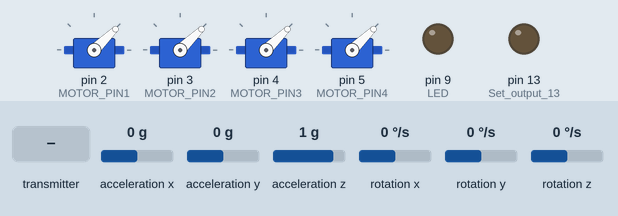
Recording of a sketch running on a simulated Arduino Uno, built with avr-gcc and run on an emulated ATmega328P. Parts: 4 × servo, output pins drawn as LEDs (lit = HIGH). Wiring (inferred from the names in the program): MPU-6050 motion sensor at I2C address 0x68. Inputs (shaded band) come from the test bench; at power-on: rotation x 0 °/s, rotation y 0 °/s, rotation z 0 °/s, acceleration z 1 g, acceleration x 0 g, acceleration y 0 g. No radio packets arrive unless stated; what the sketch prints to the serial monitor is not drawn.

Above: at 13.7 s.
13.8 s: the transmitter starts sending throttle = 256
At 14.8 s:
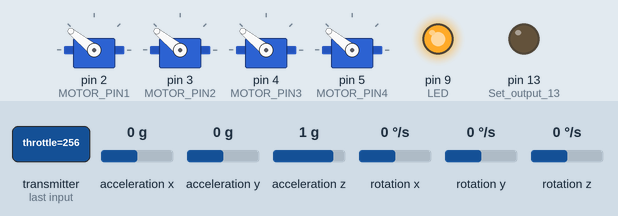
15.3 s: rotation x set to -192 °/s
At 17.6 s:
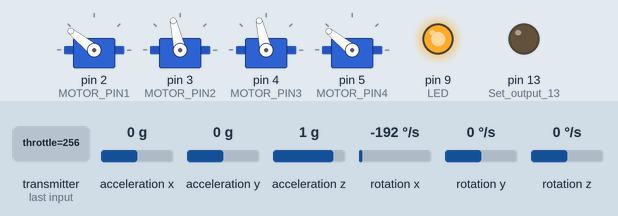
17.9 s: rotation y set to -100 °/s
At 20.7 s:
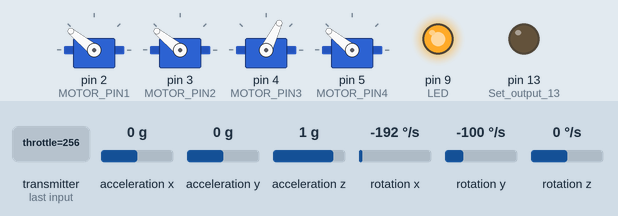
20.9 s: rotation z set to -192 °/s
At 23.8 s:
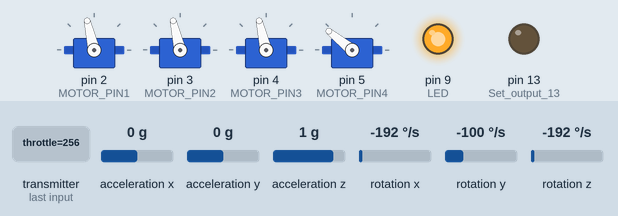
23.9 s: acceleration z set to -0.1 g
26.9 s: rotation z set to 0 °/s
At 27.28 s:
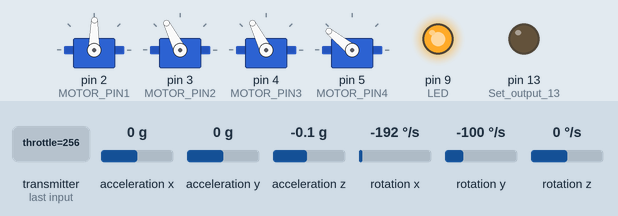
Timing chart, 0 to 37.4 s (numbered marks = the images above; inputs shaded):
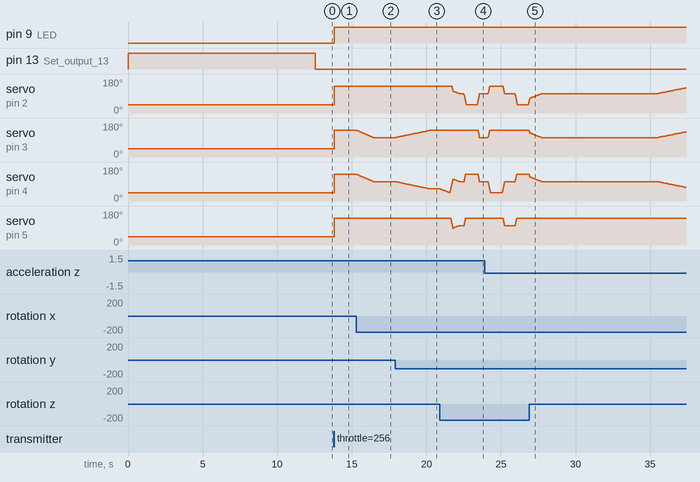

Measured:
- after the input at 13.8 s, pin 9 (LED): LOW → HIGH at once; servo on pin 2 (MOTOR_PIN1), servo on pin 3 (MOTOR_PIN2), servo on pin 4 (MOTOR_PIN3), servo on pin 5 (MOTOR_PIN4): 44° → 141° at once
- after the input at 15.3 s, servo on pin 3 (MOTOR_PIN2), servo on pin 4 (MOTOR_PIN3): moves from 141° to 103° over 1.1 s, starting at once
- after the input at 17.9 s, servo on pin 3 (MOTOR_PIN2): moves from 103° to 141° over 2.2 s, starting after 0.05 s; servo on pin 4 (MOTOR_PIN3): moves from 103° to 64° over 2.3 s, starting at once
- after the input at 20.9 s, servo on pin 3 (MOTOR_PIN2): 141° → 103° after 2.6 s
- after the input at 26.9 s, servo on pin 5 (MOTOR_PIN4): stops changing and stays 141°

The sketch:

RawIMUControl.ino
```cpp
#include <Wire.h>
int gyro_x, gyro_y, gyro_z;
long acc_x, acc_y, acc_z, acc_total_vector;
int temperature;
long gyro_x_cal = 0, gyro_y_cal = 0, gyro_z_cal = 0, acc_x_cal, acc_y_cal, acc_z_cal;
long loop_timer;
int lcd_loop_counter;
float angle_pitch, angle_roll, angle_yaw;
int angle_pitch_buffer, angle_roll_buffer;
boolean set_gyro_angles;
float angle_roll_acc, angle_pitch_acc;
float angle_pitch_output, angle_roll_output;


#define LED 9  // The pin the LED is connected to

#include <SPI.h>             /* to handle the communication interface with the modem*/
#include <nRF24L01.h>        /* to handle this particular modem driver*/
#include <RF24.h>            /* the library which helps us to control the radio modem*/
RF24 radio(7,8);             /* Creating instance 'radio'  ( CE , CSN )   CE -> D7 | CSN -> D8, SCK=52 , MISO=50 , MOSI=51 */
const byte Address[6] = "00001"; /* Address from which data to be received */
int throttle ;                    /* Variable to store received data */

#include <Servo.h>       //for motor
Servo motor1;
Servo motor2;
Servo motor3;
Servo motor4;
#define MAX_SIGNAL 2000
#define MIN_SIGNAL 1000
#define MOTOR_PIN1 2
#define MOTOR_PIN2 3
#define MOTOR_PIN3 4
#define MOTOR_PIN4 5
float P1, P2, P3, P4;

//PID controller
//Roll
float pid_p_gain_roll = 3.00;               //Gain setting for the roll P-controller
float pid_i_gain_roll = 0.00;              //Gain setting for the roll I-controller
float pid_d_gain_roll = 00.00;              //Gain setting for the roll D-controller
int pid_max_roll = 400;                    //Maximum output of the PID-controller (+/-)
float pid_roll_setpoint = 0;               //refernce angle
float pid_error_temp;
float pid_i_mem_roll, pid_output_roll, pid_last_roll_d_error;

//Pitch
float pid_p_gain_pitch = pid_p_gain_roll;               //Gain setting for the roll P-controller
float pid_i_gain_pitch = pid_i_gain_roll;              //Gain setting for the roll I-controller
float pid_d_gain_pitch = pid_d_gain_roll;              //Gain setting for the roll D-controller
int pid_max_pitch = pid_max_roll;                    //Maximum output of the PID-controller (+/-)
float pid_pitch_setpoint = 0;               //refernce angle
float pid_i_mem_pitch, pid_output_pitch, pid_last_pitch_d_error;

//Yaw
float pid_p_gain_yaw = 3.00;                //Gain setting for the pitch P-controller. //4.0
float pid_i_gain_yaw = 0.00;               //Gain setting for the pitch I-controller. //0.02
float pid_d_gain_yaw = 0.00;                //Gain setting for the pitch D-controller.
int pid_max_yaw = 400;                     //Maximum output of the PID-controller (+/-)
float pid_yaw_setpoint = 0;               //refernce angle
float pid_i_mem_yaw, pid_output_yaw, pid_last_yaw_d_error;

//loop time measurement
float previous_time, current_time, loop_time;

void setup() {
  Serial.begin(57600);
  Wire.begin();                      // Initialize comunication
  pinMode(13, OUTPUT);                                                 //Set output 13 (LED) as output

  setup_mpu_6050_registers();                                          //Setup the registers of the MPU-6050 (500dfs / +/-8g) and start the gyro

  digitalWrite(13, HIGH);

  IMU_calibration();

  pinMode(LED, OUTPUT); // Declare the LED as an output

  radio.begin();                   /* Activate the modem*/
  radio.openReadingPipe(1, Address); /* Sets the address of receiver from which program will receive the data*/
  radio.setPALevel(RF24_PA_MIN);
  radio.startListening();          /*Setting modem in Receiver mode*/

  motor1.attach(MOTOR_PIN1);
  motor2.attach(MOTOR_PIN2);
  motor3.attach(MOTOR_PIN3);
  motor4.attach(MOTOR_PIN4);

  motor1.writeMicroseconds(MIN_SIGNAL);
  motor2.writeMicroseconds(MIN_SIGNAL);
  motor3.writeMicroseconds(MIN_SIGNAL);
  motor4.writeMicroseconds(MIN_SIGNAL);
  delay(3000);

  digitalWrite(13, LOW);                                               //All done, turn the LED off

  loop_timer = micros();                                               //Reset the loop timer
}

void loop() {

 wireless_data();
  // Serial.print("1");

 read_mpu_6050_data();                                                //Read the raw acc and gyro data from the MPU-6050
  // Serial.print("2");

 euler_angles();
  // Serial.println("3");

 pid_contrl();

 motor_mixing();

 action();

 while(micros() - loop_timer < 10000);                                 //Wait until the loop_timer reaches 4000us (250Hz) before starting the next loop
 loop_timer = micros();                                               //Reset the loop timer

}

void euler_angles() {
  gyro_x -= gyro_x_cal;                                                //Subtract the offset calibration value from the raw gyro_x value
  gyro_y -= gyro_y_cal;                                                //Subtract the offset calibration value from the raw gyro_y value
  gyro_z -= gyro_z_cal;                                                //Subtract the offset calibration value from the raw gyro_z value

  //Gyro angle calculations
  //0.0001527 = (1 /100Hz) / 65.5
  angle_pitch += gyro_x * 0.0001527;                                   //Calculate the traveled pitch angle and add this to the angle_pitch variable
  angle_roll += gyro_y * 0.0001527;                                    //Calculate the traveled roll angle and add this to the angle_roll variable
  angle_yaw += gyro_z * 0.0001527;

  //0.000002665 = 0.0001527 * (3.142(PI) / 180degr) The Arduino sin function is in radians
  angle_pitch += angle_roll * sin(gyro_z * 0.000002665);               //If the IMU has yawed transfer the roll angle to the pitch angel
  angle_roll -= angle_pitch * sin(gyro_z * 0.000002665);               //If the IMU has yawed transfer the pitch angle to the roll angel

//Accelerometer angle calculations
  acc_total_vector = sqrt((acc_x*acc_x)+(acc_y*acc_y)+(acc_z*acc_z));  //Calculate the total accelerometer vector
  //57.296 = 1 / (3.142 / 180) The Arduino asin function is in radians
  angle_pitch_acc = asin((float)acc_y/acc_total_vector)* 57.296;       //Calculate the pitch angle
  angle_roll_acc = asin((float)acc_x/acc_total_vector)* -57.296;       //Calculate the roll angle

  if(acc_total_vector < 3600 && acc_total_vector > 3400 ){                                                 //If the IMU is already started
    angle_pitch = angle_pitch * 0.995 + angle_pitch_acc * 0.005;     //Correct the drift of the gyro pitch angle with the accelerometer pitch angle
    angle_roll = angle_roll * 0.995 + angle_roll_acc * 0.005;        //Correct the drift of the gyro roll angle with the accelerometer roll angle
  }

  Serial.print(angle_pitch);
  Serial.print("/");
  Serial.print(angle_roll);
  Serial.print("/");
  Serial.print(angle_yaw);
  Serial.print("/");
  Serial.print(acc_total_vector);
  Serial.print("/");
}

void pid_contrl() {
  //Roll calculations
  pid_error_temp = angle_roll - pid_roll_setpoint;           //white= clockwise
  pid_i_mem_roll += pid_i_gain_roll * pid_error_temp;
  if(pid_i_mem_roll > pid_max_roll)pid_i_mem_roll = pid_max_roll;
  else if(pid_i_mem_roll < pid_max_roll * -1)pid_i_mem_roll = pid_max_roll * -1;
  pid_output_roll = pid_p_gain_roll * pid_error_temp + pid_i_mem_roll + pid_d_gain_roll * (pid_error_temp - pid_last_roll_d_error);
  if(pid_output_roll > pid_max_roll)pid_output_roll = pid_max_roll;
  else if(pid_output_roll < pid_max_roll * -1)pid_output_roll = pid_max_roll * -1;
  pid_last_roll_d_error = pid_error_temp;

  //Pitch calculations
  pid_error_temp = angle_pitch - pid_pitch_setpoint;
  pid_i_mem_pitch += pid_i_gain_pitch * pid_error_temp;
  if(pid_i_mem_pitch > pid_max_pitch)pid_i_mem_pitch = pid_max_pitch;
  else if(pid_i_mem_pitch < pid_max_pitch * -1)pid_i_mem_pitch = pid_max_pitch * -1;
  pid_output_pitch = pid_p_gain_pitch * pid_error_temp + pid_i_mem_pitch + pid_d_gain_pitch * (pid_error_temp - pid_last_pitch_d_error);
  if(pid_output_pitch > pid_max_pitch)pid_output_pitch = pid_max_pitch;
  else if(pid_output_pitch < pid_max_pitch * -1)pid_output_pitch = pid_max_pitch * -1;
  pid_last_pitch_d_error = pid_error_temp;

  //Yaw calculations
  pid_error_temp = angle_yaw - pid_yaw_setpoint;
  pid_i_mem_yaw += pid_i_gain_yaw * pid_error_temp;
  if(pid_i_mem_yaw > pid_max_yaw)pid_i_mem_yaw = pid_max_yaw;
  else if(pid_i_mem_yaw < pid_max_yaw * -1)pid_i_mem_yaw = pid_max_yaw * -1;
  pid_output_yaw = pid_p_gain_yaw * pid_error_temp + pid_i_mem_yaw + pid_d_gain_yaw * (pid_error_temp - pid_last_yaw_d_error);
  if(pid_output_yaw > pid_max_yaw)pid_output_yaw = pid_max_yaw;
  else if(pid_output_yaw < pid_max_yaw * -1)pid_output_yaw = pid_max_yaw * -1;
  pid_last_yaw_d_error = pid_error_temp;

  Serial.print("\t");
  Serial.print("pid_output_ypr");
  Serial.print("\t");
  Serial.print(pid_output_yaw);
  Serial.print("\t");
  Serial.print(pid_output_pitch);
  Serial.print("\t");
  Serial.print(pid_output_roll);
  Serial.print("\t");
}

void wireless_data() {
  if (radio.available()){
    radio.read(&throttle, sizeof(throttle));/* Read the received data and store in ' rx_data ' */
    throttle = map( throttle , 0 , 255 , 1000 , 2000 )  ;
    //Serial.print("Rvd Data : ");
   Serial.print("\t");
    Serial.print(throttle);
    Serial.print("\t");
    }
}

void motor_mixing() {
   P1 = throttle - pid_output_roll - pid_output_pitch + pid_output_yaw;
   P2 = throttle - pid_output_roll + pid_output_pitch - pid_output_yaw;
   P3 = throttle + pid_output_roll + pid_output_pitch + pid_output_yaw;
   P4 = throttle + pid_output_roll - pid_output_pitch - pid_output_yaw;

  if(P1 < 1000)P1 = 1000;
    else if(P1 > 2000)P1 = 2000;
  if(P2 < 1000)P2 = 1000;
    else if(P2 > 2000)P2 = 2000;
  if(P3 < 1000)P3 = 1000;
    else if(P3 > 2000)P3 = 2000;
  if(P4 < 1000)P4 = 1000;
    else if(P4 > 2000)P4 = 2000;

   Serial.print("\t");
    Serial.print(P1);
    Serial.print("\t");
    Serial.print(P2);
    Serial.print("\t");
    Serial.print(P3);
    Serial.print("\t");
    Serial.print(P4);
}

void action() {
  if(throttle > 1700)digitalWrite(LED, HIGH); // Turn the LED on
  else digitalWrite(LED, LOW);

  motor1.writeMicroseconds(P1);
  motor2.writeMicroseconds(P2);
  motor3.writeMicroseconds(P3);
  motor4.writeMicroseconds(P4);

 Serial.print("\t");
  Serial.println("vroom");
}


void read_mpu_6050_data(){                                             //Subroutine for reading the raw gyro and accelerometer data
  Wire.beginTransmission(0x68);                                        //Start communicating with the MPU-6050
  Wire.write(0x3B);                                                    //Send the requested starting register
  Wire.endTransmission();                                              //End the transmission
  Wire.requestFrom(0x68,14);                                           //Request 14 bytes from the MPU-6050
  while(Wire.available() < 14);                                        //Wait until all the bytes are received
  acc_x = Wire.read()<<8|Wire.read();                                  //Add the low and high byte to the acc_x variable
  acc_y = Wire.read()<<8|Wire.read();                                  //Add the low and high byte to the acc_y variable
  acc_z = Wire.read()<<8|Wire.read();                                  //Add the low and high byte to the acc_z variable
  temperature = Wire.read()<<8|Wire.read();                            //Add the low and high byte to the temperature variable
  gyro_x = Wire.read()<<8|Wire.read();                                 //Add the low and high byte to the gyro_x variable
  gyro_y = Wire.read()<<8|Wire.read();                                 //Add the low and high byte to the gyro_y variable
  gyro_z = Wire.read()<<8|Wire.read();                                 //Add the low and high byte to the gyro_z variable

}


void setup_mpu_6050_registers(){
  //Activate the MPU-6050
  Wire.beginTransmission(0x68);                                        //Start communicating with the MPU-6050
  Wire.write(0x6B);                                                    //Send the requested starting register
  Wire.write(0x00);                                                    //Set the requested starting register
  Wire.endTransmission();                                              //End the transmission
  //Configure the accelerometer (+/-8g)
  Wire.beginTransmission(0x68);                                        //Start communicating with the MPU-6050
  Wire.write(0x1C);                                                    //Send the requested starting register
  Wire.write(0x10);                                                    //Set the requested starting register
  Wire.endTransmission();                                              //End the transmission
  //Configure the gyro (500dps full scale)
  Wire.beginTransmission(0x68);                                        //Start communicating with the MPU-6050
  Wire.write(0x1B);                                                    //Send the requested starting register
  Wire.write(0x08);                                                    //Set the requested starting register
  Wire.endTransmission();                                              //End the transmission
}

void IMU_calibration() {
  for (int cal_int = 0; cal_int < 2000 ; cal_int ++){                  //Run this code 2000 times
    read_mpu_6050_data();                                              //Read the raw acc and gyro data from the MPU-6050
    gyro_x_cal += gyro_x;                                              //Add the gyro x-axis offset to the gyro_x_cal variable
    gyro_y_cal += gyro_y;                                              //Add the gyro y-axis offset to the gyro_y_cal variable
    gyro_z_cal += gyro_z;                                              //Add the gyro z-axis offset to the gyro_z_cal variable
    acc_x_cal += acc_x;
    acc_y_cal += acc_y;
    acc_z_cal += acc_z;
    delay(3);                                                          //Delay 3us to simulate the 250Hz program loop
  }

  gyro_x_cal /= 2000;                                                  //Divide the gyro_x_cal variable by 2000 to get the avarage offset
  gyro_y_cal /= 2000;                                                  //Divide the gyro_y_cal variable by 2000 to get the avarage offset
  gyro_z_cal /= 2000;                                                  //Divide the gyro_z_cal variable by 2000 to get the avarage offset
  acc_x_cal /= 2000;
  acc_y_cal /= 2000;
  acc_z_cal /= 2000;

  //Accelerometer angle calculations
  acc_total_vector = sqrt((acc_x_cal*acc_x_cal)+(acc_y_cal*acc_y_cal)+(acc_z_cal*acc_z_cal));  //Calculate the total accelerometer vector
  //57.296 = 1 / (3.142 / 180) The Arduino asin function is in radians
  angle_pitch = asin((float)acc_y_cal/acc_total_vector)* 57.296;       //Calculate the pitch angle
  angle_roll = asin((float)acc_x_cal/acc_total_vector)* -57.296;       //Calculate the roll angle
  Serial.print("pitch_ini = ");
  Serial.println(angle_pitch);
  Serial.print("roll_ini = ");
  Serial.println(angle_roll);
  Serial.print("acc_total_vector_ini = ");
  Serial.println(acc_total_vector);

}
```
